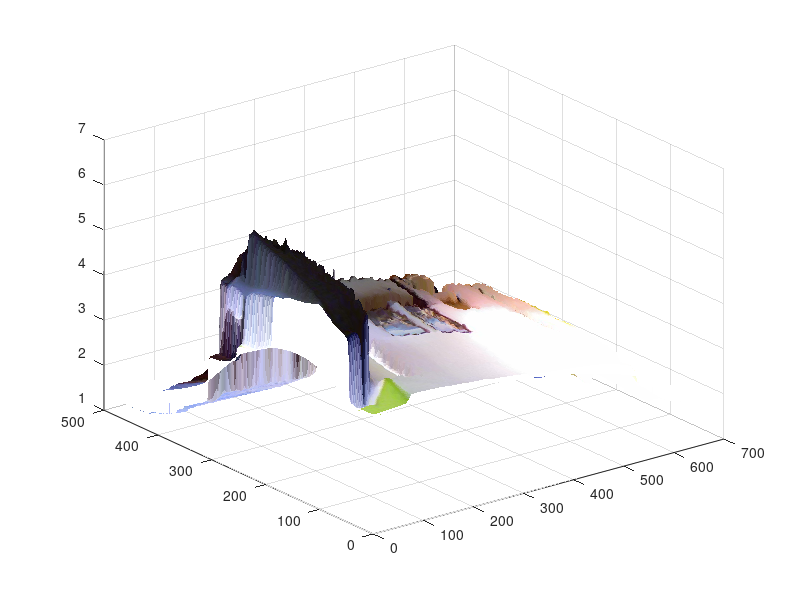

The MATLAB script that drew this image:
close all;

% Depth Intrinsic Parameters
fx_d = 5.8262448167737955e+02;
fy_d = 5.8269103270988637e+02;
px_d = 3.1304475870804731e+02;
py_d = 2.3844389626620386e+02;

K = [fx_d, 0, px_d;
     0, fy_d, py_d;
     0, 0, 1];

% Rotation
R = -[ 9.9997798940829263e-01, 5.0518419386157446e-03, ...
   4.3011152014118693e-03, -5.0359919480810989e-03, ...
   9.9998051861143999e-01, -3.6879781309514218e-03, ...
   -4.3196624923060242e-03, 3.6662365748484798e-03, ...
   9.9998394948385538e-01 ];

R = reshape(R, [3 3]);
R = inv(R');

Ro = zeros(4, 4);
Ro(1:3, 1:3) = R;
R(4, 4) = 1;

% 3D Translation
t_x = 2.5031875059141302e-02;
t_z = -2.9342312935846411e-04;
t_y = 6.6238747008330102e-04;

t = eye(4);
t(1,4) = t_x;
t(2,4) = t_y;
t(3,4) = t_z;

rgbd = load('rgbd.mat');
im = rgbd.im;
depth = rgbd.depth;
labels = rgbd.labels;
imshow(im);
% imagesc(depth);
x = 1:size(im,2);
y = 1:size(im,1);

fig = surf(x,y,depth,im,'facecolor','texturemap','EdgeColor','none');
% view([1,1,-1]);
% view(0, -45);
% pcloud=depthToCloud(depth);
% surf(pcloud(:,:,3),-pcloud(:,:,1),-pcloud(:,:,2),im,'facecolor','texturemap','EdgeColor','none');
